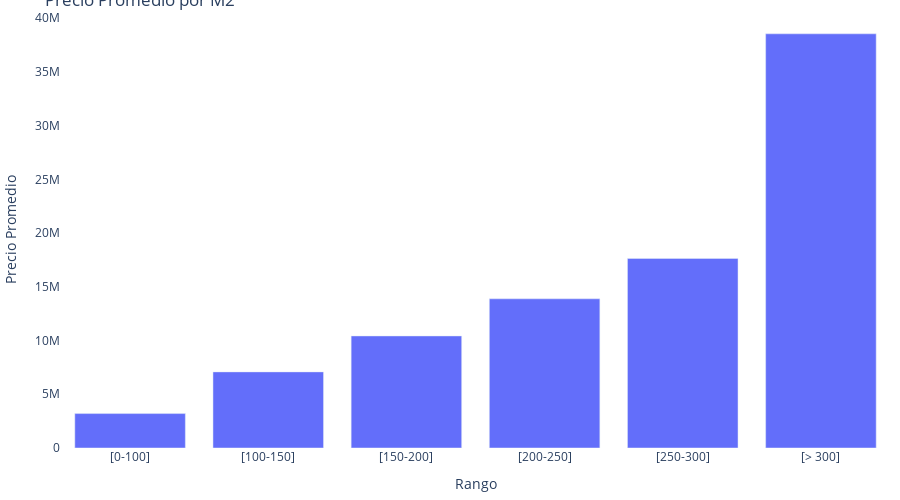

This figure's notebook cell:
### Code cell
# Manejo de datos
import pandas as pd # Manipulación df
# Gráficas
import plotly.graph_objects as go #Para obtener librería usar: pip install plotly

data = {
    'Rango': ['[0-100]', '[100-150]', '[150-200]', '[200-250]', '[250-300]', '[> 300]'],
    'Precio_m2_mean': [3203576.05,7081694.61,10427189.88,13883031.99,17638253.50,38540048.65],    
}
# Convertir a DataFrame
Precio_mean_M2 = pd.DataFrame(data)

# Crear gráfica de barras
fig = go.Figure(data=[go.Bar(
    x=Precio_mean_M2['Rango'],  # Eje x: Rangos
    y=Precio_mean_M2['Precio_m2_mean'],  # Eje y: Precio promedio
    textposition='inside',  # Posición del texto (puede ser 'inside' o 'outside')
)])

# Personalizar el diseño de la gráfica
fig.update_layout(
    title='Precio Promedio por M2',  # Título de la gráfica
    xaxis=dict(title='Rango'),  # Título del eje x
    yaxis=dict(title='Precio Promedio'),  # Título del eje y
    plot_bgcolor='rgba(0,0,0,0)',  # Color de fondo del gráfico
    height=500,  # Altura de la gráfica
    margin=dict(l=10, r=10, t=10, b=10)  # Ajusta los márgenes (left, right, top, bottom)
)

fig.show()

### Figure 1 — Plotly figure (JSON) as saved in the notebook; plotly's stock layout.template omitted (floating-point values rounded to 4 significant figures)
{"data": [{"textposition": "inside", "type": "bar", "x": ["[0-100]", "[100-150]", "[150-200]", "[200-250]", "[250-300]", "[> 300]"], "y": [3204000.0, 7082000.0, 10430000.0, 13880000.0, 17640000.0, 38540000.0]}], "layout": {"height": 500, "margin": {"b": 10, "l": 10, "r": 10, "t": 10}, "plot_bgcolor": "rgba(0,0,0,0)", "title": {"text": "Precio Promedio por M2"}, "xaxis": {"title": {"text": "Rango"}}, "yaxis": {"title": {"text": "Precio Promedio"}}}}
